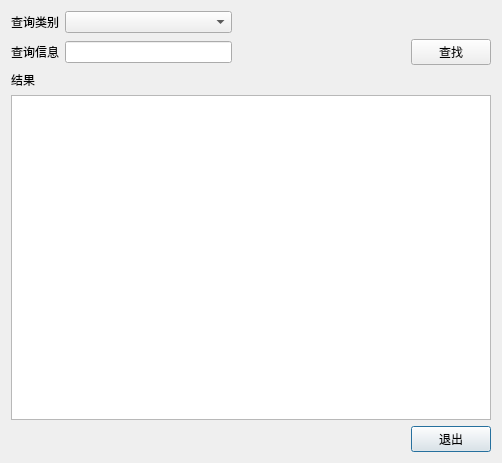
<?xml version="1.0" encoding="UTF-8"?>
<ui version="4.0">
 <class>FindData</class>
 <widget class="QDialog" name="FindData">
  <property name="geometry">
   <rect>
    <x>0</x>
    <y>0</y>
    <width>502</width>
    <height>463</height>
   </rect>
  </property>
  <property name="windowTitle">
   <string>Dialog</string>
  </property>
  <layout class="QGridLayout" name="gridLayout">
   <item row="0" column="0">
    <layout class="QGridLayout" name="gridLayout_2">
     <item row="2" column="0">
      <widget class="QLabel" name="FindInfolabel">
       <property name="text">
        <string>查询信息</string>
       </property>
      </widget>
     </item>
     <item row="6" column="0" colspan="4">
      <widget class="QTextEdit" name="ResultEdit"/>
     </item>
     <item row="7" column="0" colspan="3">
      <spacer name="horizontalSpacer_3">
       <property name="orientation">
        <enum>Qt::Horizontal</enum>
       </property>
       <property name="sizeHint" stdset="0">
        <size>
         <width>40</width>
         <height>20</height>
        </size>
       </property>
      </spacer>
     </item>
     <item row="2" column="1">
      <widget class="QLineEdit" name="FindInfoEdit">
       <property name="toolTip">
        <string>如果是日期使用yyyy-mm-dd格式</string>
       </property>
      </widget>
     </item>
     <item row="2" column="2">
      <spacer name="horizontalSpacer_2">
       <property name="orientation">
        <enum>Qt::Horizontal</enum>
       </property>
       <property name="sizeHint" stdset="0">
        <size>
         <width>40</width>
         <height>20</height>
        </size>
       </property>
      </spacer>
     </item>
     <item row="0" column="0">
      <widget class="QLabel" name="Categorieslabel">
       <property name="text">
        <string>查询类别</string>
       </property>
      </widget>
     </item>
     <item row="7" column="3">
      <widget class="QPushButton" name="QuitButton">
       <property name="text">
        <string>退出</string>
       </property>
      </widget>
     </item>
     <item row="0" column="1">
      <widget class="QComboBox" name="CategoriesBox"/>
     </item>
     <item row="0" column="2" colspan="2">
      <spacer name="horizontalSpacer">
       <property name="orientation">
        <enum>Qt::Horizontal</enum>
       </property>
       <property name="sizeHint" stdset="0">
        <size>
         <width>40</width>
         <height>20</height>
        </size>
       </property>
      </spacer>
     </item>
     <item row="5" column="0">
      <widget class="QLabel" name="Resultlabel">
       <property name="text">
        <string>结果</string>
       </property>
      </widget>
     </item>
     <item row="2" column="3">
      <widget class="QPushButton" name="FindButton">
       <property name="text">
        <string>查找</string>
       </property>
      </widget>
     </item>
    </layout>
   </item>
  </layout>
 </widget>
 <resources/>
 <connections/>
</ui>
